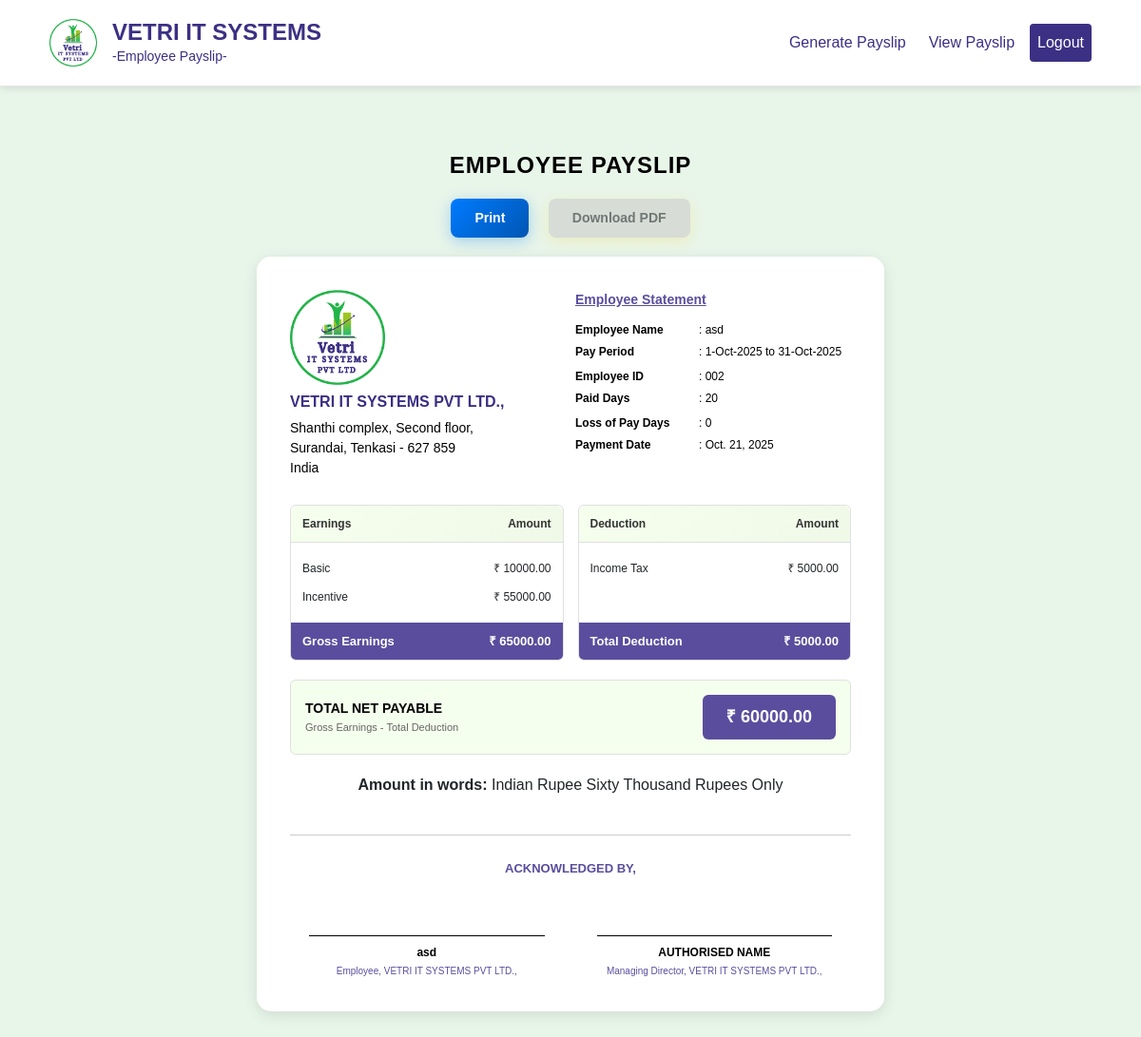
/payslip/67/ (signed in), run on the app's committed database.
### myapp/models.py (models this page shows, shortened)
class Payslip(models.Model):
    employee_name = models.CharField(max_length=100)
    employee_id = models.CharField(max_length=50)
    pay_period = models.CharField(max_length=100)
    paid_days = models.IntegerField()
    loss_of_pay_days = models.IntegerField()
    payment_date = models.DateField()
    basic_salary = models.DecimalField(max_digits=10, decimal_places=2)
    incentive = models.DecimalField(max_digits=10, decimal_places=2)
    gross_earnings = models.DecimalField(max_digits=10, decimal_places=2)
    income_tax = models.DecimalField(max_digits=10, decimal_places=2)
    total_deduction = models.DecimalField(max_digits=10, decimal_places=2)
    net_payable = models.DecimalField(max_digits=10, decimal_places=2)
    amount_in_words = models.TextField()
    pdf_file = models.FileField(upload_to='payslips/')
    created_by = models.ForeignKey(User, on_delete=models.CASCADE)
    created_at = models.DateTimeField(auto_now_add=True)
    class Meta:
        ordering = ['-created_at']

### myapp/views.py (the view)
# urls.py: path('payslip/<int:payslip_id>/', views.payslip_detail, name='payslip_detail'),
@login_required(login_url='login')
def payslip_detail(request, payslip_id):
    if not request.user.is_superuser:
        logout(request)
        return redirect('login')
    try:
        payslip = Payslip.objects.get(id=payslip_id)
        pdf_file_exists = False
        if payslip.pdf_file and os.path.exists(payslip.pdf_file.path):
            pdf_file_exists = True
        context = {
            'payslip': payslip,
            'pdf_file_exists': pdf_file_exists,
            'payslip_data': {
                'employee_name': payslip.employee_name,
                'employee_id': payslip.employee_id,
                'pay_period': payslip.pay_period,
                'paid_days': payslip.paid_days,
                'loss_of_pay_days': payslip.loss_of_pay_days,
                'payment_date': payslip.payment_date,
                'basic_salary': payslip.basic_salary,
                'incentive': payslip.incentive,
                'gross_earnings': payslip.gross_earnings,
                'income_tax': payslip.income_tax,
                'total_deduction': payslip.total_deduction,
                'net_payable': payslip.net_payable,
                'amount_in_words': payslip.amount_in_words,
            }
        }
        return render(request, 'payslip_detail.html', context)
    except Payslip.DoesNotExist:
        return redirect('view_payslips')
    except Exception as e:
        return redirect('view_payslips')

### myapp/templates/payslip_detail.html (shortened to what this page needs)
<!DOCTYPE html>
<html lang="en">
<head>
    {% load static %}
    <link href="https://cdn.jsdelivr.net/npm/bootstrap@5.3.0/dist/css/bootstrap.min.css" rel="stylesheet">
    <link rel="stylesheet" href="{% static 'css/dashboard.css' %}">
    <link rel="stylesheet" href="{% static 'css/logo.css' %}">
</head>
<body>
    <header class="header">
        <nav class="navbar navbar-expand-lg navbar-light bg-white fixed-top">
            <div class="container-fluid">
                <a class="navbar-brand d-flex align-items-center" href="{% url 'dashboard' %}">
                    <img src="{% static 'images/VIS LOGO.png' %}" alt="Logo" class="logo-img">
                    <div class="ms-3">
                        <h1 class="company-name mb-0">VETRI IT SYSTEMS</h1>
                        <p class="company-subtitle mb-0">-Employee Payslip-</p>
                    </div>
                </a>
                <div class="collapse navbar-collapse justify-content-end" id="navbarNav">
                    <div class="navbar-nav">
                        <a href="{% url 'dashboard' %}" class="nav-link btn-generate me-2">Generate Payslip</a>
                        <a href="{% url 'view_payslips' %}" class="nav-link btn-view-payslip me-2">View Payslip</a>
                        <a href="{% url 'logout' %}" class="nav-link btn-logout">Logout</a>
                    </div>
                </div>
            </div>
        </nav>
    </header>
    <div class="payslip-preview-container">
        <h2 class="page-title">EMPLOYEE PAYSLIP</h2>
        <div class="action-buttons">
            <button class="btn-print" onclick="printPayslip()">
                Print
            </button>
            <button class="btn-download {% if not pdf_file_exists %}disabled{% endif %}" onclick="downloadPDF()" {% if not pdf_file_exists %}disabled{% endif %}>
                Download PDF
            </button>
        </div>
        <div class="payslip-card" id="payslip-content">
            <div class="company-row">
                <div class="company-info-section">
                    <div class="company-header">
                        <img src="{% static 'images/VIS LOGO.png' %}" alt="Company Logo" class="company-logo">
                        <div class="company-info">
                            <h3 class="company-title mt-2 fs-6" style="color: #3b2f83">VETRI IT SYSTEMS PVT LTD.,</h3>
                            <p class="company-address  text- fw-light">
                                Shanthi complex, Second floor,<br>
                                Surandai, Tenkasi - 627 859<br>
                                India
                            </p>
                        </div>
                    </div>
                </div>
                <div class="employee-statement-section">
                    <div class="employee-statement-box">
                        <div class="statement-title">Employee Statement</div>
                        <div class="detail-row">
                            <div class="detail-item">
                                <span class="detail-label">Employee Name</span>
                                <span class="detail-value">: {{ payslip_data.employee_name }}</span>
                            </div>
                            <div class="detail-item">
                                <span class="detail-label">Pay Period</span>
                                <span class="detail-value">: <span id="shortPayPeriod">{{ payslip_data.pay_period }}</span></span>
                            </div>
                        </div>
                        <div class="detail-row">
                            <div class="detail-item">
                                <span class="detail-label">Employee ID</span>
                                <span class="detail-value">: {{ payslip_data.employee_id }}</span>
                            </div>
                            <div class="detail-item">
                                <span class="detail-label">Paid Days</span>
                                <span class="detail-value">: {{ payslip_data.paid_days }}</span>
                            </div>
                        </div>
                        <div class="detail-row">
                            <div class="detail-item">
                                <span class="detail-label">Loss of Pay Days</span>
                                <span class="detail-value">: {{ payslip_data.loss_of_pay_days }}</span>
                            </div>
                            <div class="detail-item">
                                <span class="detail-label">Payment Date</span>
                                <span class="detail-value">: {{ payslip_data.payment_date }}</span>
                            </div>
                        </div>
                    </div>
                </div>
            </div>
            <div class="earnings-deductions-container">
                <div class="table-section">
                    <div class="table-header">
                        <span>Earnings</span>
                        <span>Amount</span>
                    </div>
                    <div class="table-body">
                        <div class="table-row">
                            <span>Basic</span>
                            <span>₹ {{ payslip_data.basic_salary }}</span>
                        </div>
                        <div class="table-row">
                            <span>Incentive</span>
                            <span>₹ {{ payslip_data.incentive }}</span>
                        </div>
                    </div>
                    <div class="table-footer">
                        <span>Gross Earnings</span>
                        <span>₹ {{ payslip_data.gross_earnings }}</span>
                    </div>
                </div>
                <div class="table-section">
                    <div class="table-header">
                        <span>Deduction</span>
                        <span>Amount</span>
                    </div>
                    <div class="table-body">
                        <div class="table-row">
                            <span>Income Tax</span>
                            <span>₹ {{ payslip_data.income_tax }}</span>
                        </div>
                        <div class="table-row">
                            <span>&nbsp;</span>
                            <span>&nbsp;</span>
                        </div>
                    </div>
                    <div class="table-footer">
                        <span>Total Deduction</span>
                        <span>₹ {{ payslip_data.total_deduction }}</span>
                    </div>
                </div>
            </div>
            <div class="net-payable-box" style="background-color: #f5ffed;">
                <div class="net-payable-left">
                    <h5>TOTAL NET PAYABLE</h5>
                    <p>Gross Earnings - Total Deduction</p>
                </div>
                <div class="net-payable-amount">₹ {{ payslip_data.net_payable }}</div>
            </div>
            <div class="amount-in-words">
                <strong>Amount in words:</strong> {{ payslip_data.amount_in_words }}
            </div>
            <div class="signatures-section">
                <div class="signature-title">ACKNOWLEDGED BY,</div>
                <div class="signature-row">
                    <div class="signature-box">
                        <div class="signature-line">
                            <div class="signature-name">{{ payslip_data.employee_name }}</div>
                            <div class="signature-role">Employee, VETRI IT SYSTEMS PVT LTD.,</div>
                        </div>
                    </div>
                    <div class="signature-box">
                        <div class="signature-line">
                            <div class="signature-name">AUTHORISED NAME</div>
                            <div class="signature-role">Managing Director, VETRI IT SYSTEMS PVT LTD.,</div>
                        </div>
                    </div>
                </div>
            </div>
        </div>
    </div>
</body>
</html>

### myapp/static/css/dashboard.css (style rules this page uses)
:root { --vetri-purple: #3C3084; --vetri-green: #4CAF50; --vetri-light-green: #F6FFED; --vetri-light-bg: #F5F9F5; }
body { background-color: var(--vetri-light-green); font-family: 'Segoe UI', Tahoma, Geneva, Verdana, sans-serif; margin: 0; padding: 0; padding-top: 120px; }
.header { background-color: transparent; box-shadow: none; }
.navbar { padding: 15px 40px; background-color: white !important; border-bottom: 1px solid rgba(0, 0, 0, 0.1); box-shadow: 0 2px 8px rgba(0, 0, 0, 0.1); }
.navbar-brand { text-decoration: none; }
.logo-img { width: 50px; height: 50px; object-fit: contain; }
.company-name { font-size: 24px; font-weight: 700; color: var(--vetri-purple); line-height: 1.2; }
.company-subtitle { font-size: 14px; color: var(--vetri-purple); font-weight: 400; }
.navbar-collapse { transition: height 0.3s ease; }
.navbar-nav { align-items: center; }
.btn-generate { background-color: transparent; color: var(--vetri-purple) !important; text-decoration: none; padding: 8px 20px; border-radius: 4px; font-weight: 500; transition: all 0.3s ease; display: inline-block; }
.btn-logout { background-color: var(--vetri-purple); color: white !important; text-decoration: none; padding: 8px 24px; border-radius: 4px; font-weight: 500; transition: all 0.3s ease; display: inline-block; }
.btn-view-payslip { background-color: transparent; color: var(--vetri-purple) !important; text-decoration: none; padding: 8px 20px; border-radius: 4px; font-weight: 500; transition: all 0.3s ease; display: inline-block; }
.page-title { text-align: center; font-size: 28px; font-weight: 700; color: #1a1a1a; margin-bottom: 30px; letter-spacing: 0.5px; }
.payslip-card { background-color: white; border-radius: 8px; padding: 40px; box-shadow: 0 2px 8px rgba(0, 0, 0, 0.1); max-width: 1200px; margin: 0 auto; }
.company-logo { width: 100px; height: 100px; object-fit: contain; display: block; }
.company-title { font-size: 20px; font-weight: 700; color: #1a1a1a; margin-bottom: 8px; text-align: left; }
.company-address { font-size: 14px; color: #000000; font-weight: 700; line-height: 1.5; text-align: left; margin-bottom: 8px; }
.table-header { background: linear-gradient(135deg, #F6FFED 0%, #f0f8e8 100%); padding: 12px 15px; border-bottom: 1px solid #e0e0e0; border-radius: 8px 8px 0 0; }
.table-body { padding: 0 15px; }
.table-footer { background-color: var(--vetri-purple); color: white; padding: 12px 15px; font-weight: 600; }
.net-payable-box { background-color: #f6ffed; border: 2px solid #E8E5D0; border-radius: 8px; padding: 20px 30px; margin-top: 30px; }
.net-payable-box h5 { font-size: 18px; font-weight: 700; color: #1a1a1a; }

### data on the page
Payslip: employee_name "asd", pay_period "1-Oct-2025 to 31-Oct-2025", employee_id "002", payment_date "Oct. 21, 2025", basic_salary "10000.00", incentive "55000.00", gross_earnings "65000.00", income_tax "5000.00", total_deduction "5000.00", net_payable "60000.00", amount_in_words "Indian Rupee Sixty Thousand Rupees Only"

### other printed values
{{ payslip_data.paid_days }} "20"
{{ payslip_data.loss_of_pay_days }} "0"
